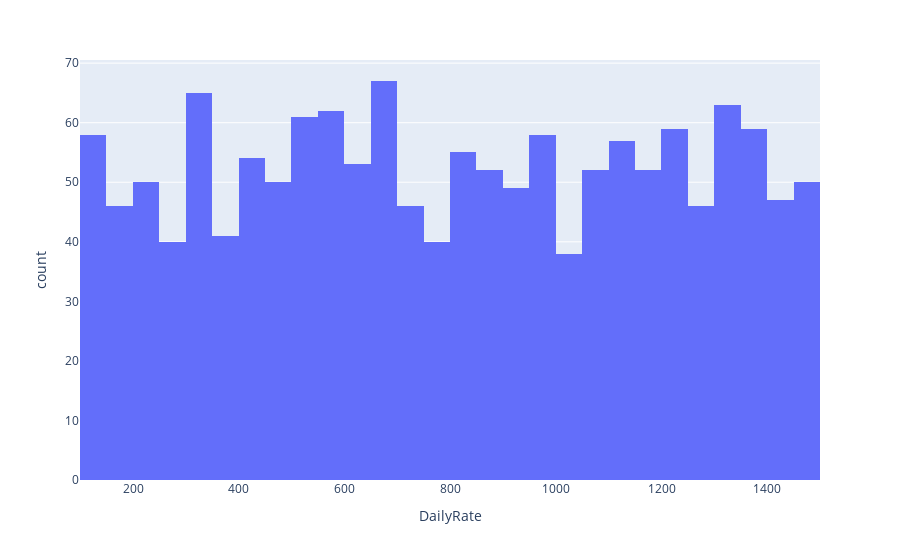

Here is the notebook cell this chart was saved with:
### Code cell
px.histogram(df, x='DailyRate')

### Figure 1 — Plotly figure (JSON) as saved in the notebook; plotly's stock layout.template omitted (floating-point values rounded to 4 significant figures; data arrays with more than 128 entries replaced by an {"elided": "..."} marker saying what was removed)
{"data": [{"alignmentgroup": "True", "bingroup": "x", "hovertemplate": "DailyRate=%{x}<br>count=%{y}<extra></extra>", "legendgroup": "", "marker": {"color": "#636efa", "pattern": {"shape": ""}}, "name": "", "offsetgroup": "", "orientation": "v", "showlegend": false, "type": "histogram", "x": {"elided": "1470 int values"}, "xaxis": "x", "yaxis": "y"}], "layout": {"barmode": "relative", "legend": {"tracegroupgap": 0}, "margin": {"t": 60}, "xaxis": {"anchor": "y", "domain": [0, 1], "title": {"text": "DailyRate"}}, "yaxis": {"anchor": "x", "domain": [0, 1], "title": {"text": "count"}}}}
